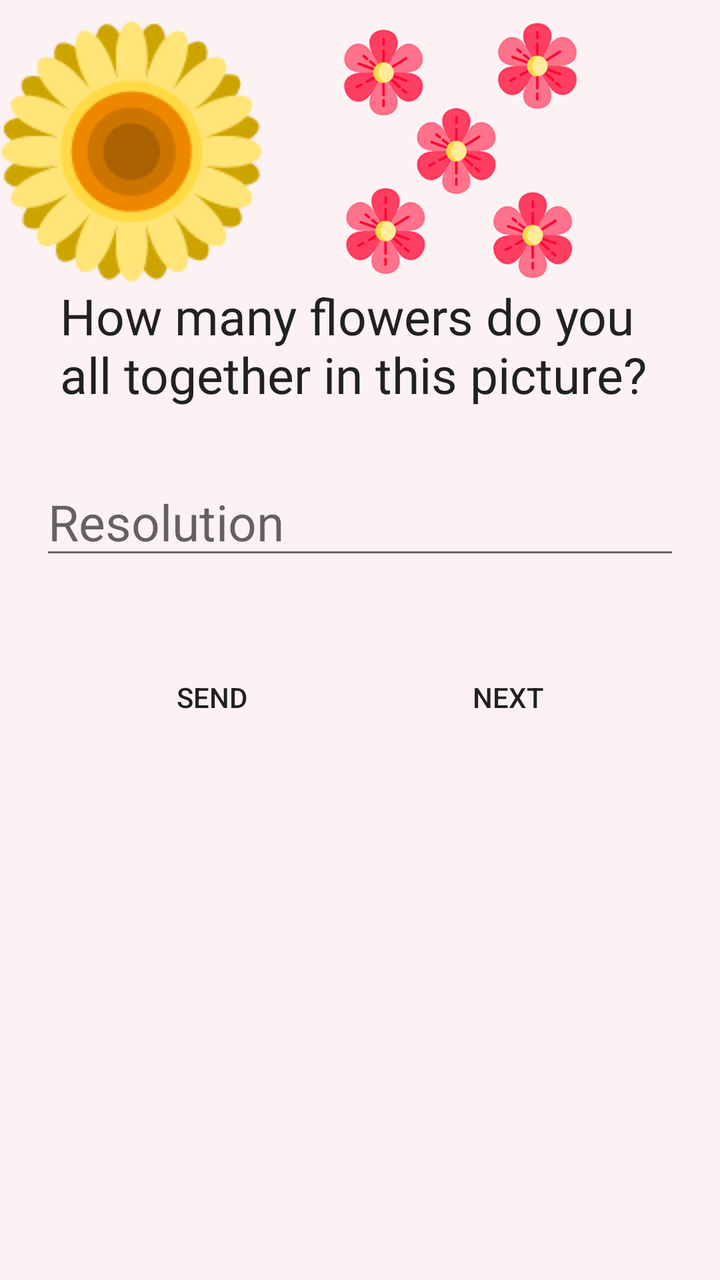
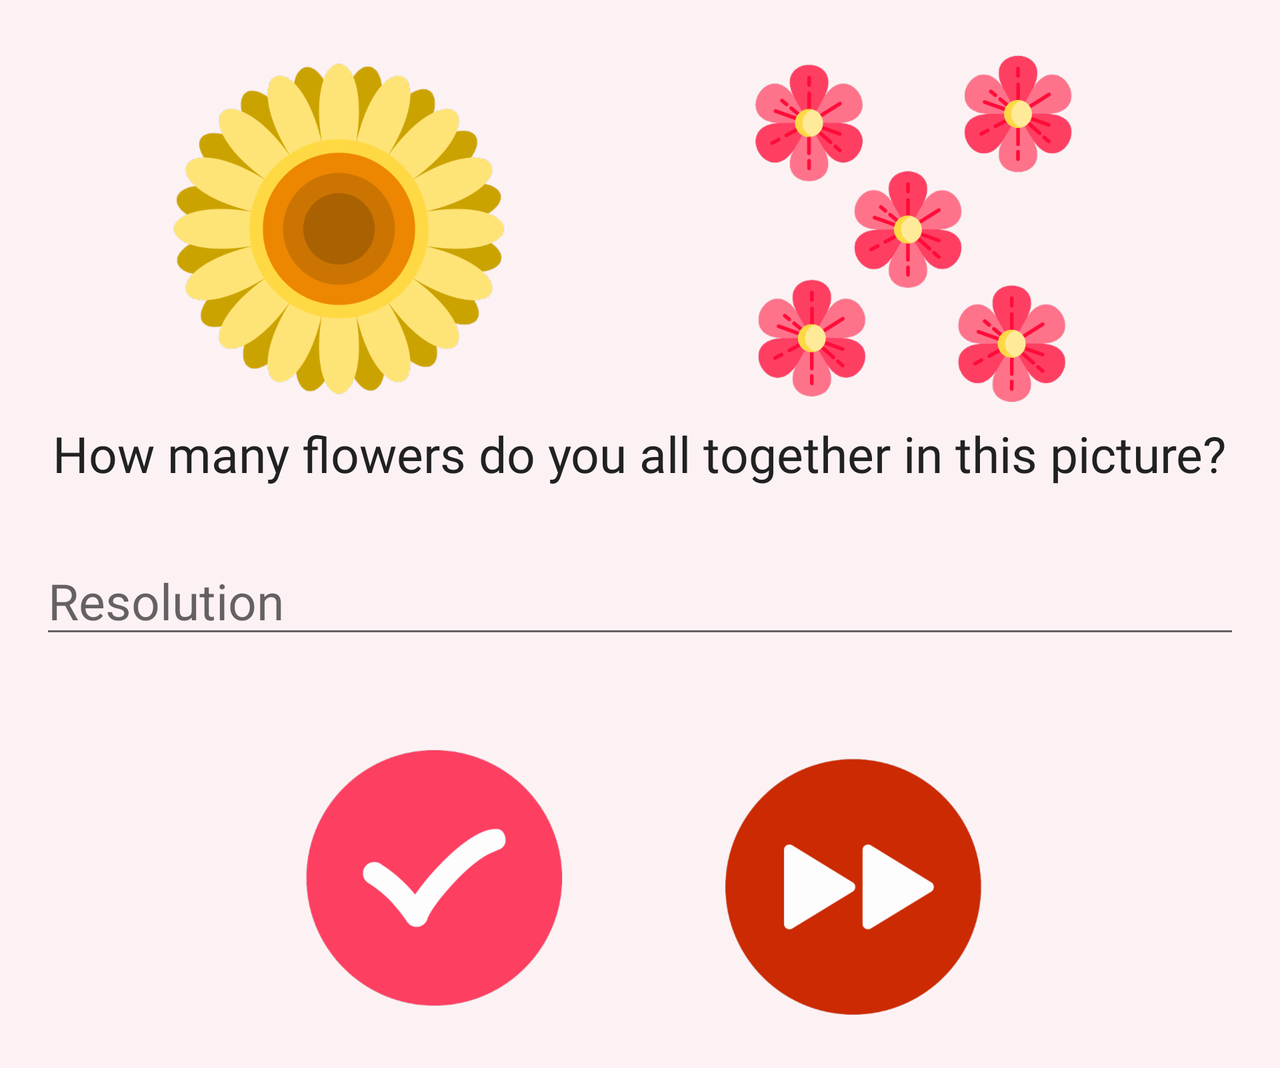

Compare how this app lays out the same screen by default and in its alternative resource folder. The renders come first, then the two layout files and the values they reference.
<!-- AndroidManifest.xml: application theme AppTheme -->
<!-- res/layout/edit_text.xml -->
<?xml version="1.0" encoding="utf-8"?>
<LinearLayout
    xmlns:android="http://schemas.android.com/apk/res/android"
    android:layout_width="match_parent"
    android:layout_height="match_parent"
    android:orientation="vertical">

    <LinearLayout
        xmlns:android="http://schemas.android.com/apk/res/android"
        android:layout_width="match_parent"
        android:layout_height="wrap_content"
        android:layout_marginTop="@dimen/image_margin"
        android:orientation="horizontal">

        <ImageView
            android:id="@+id/questionImage"
            android:layout_width="wrap_content"
            android:layout_height="wrap_content"
            android:src="@drawable/sunflower_one" />

        <ImageView
            android:id="@+id/questionImage2"
            android:layout_width="match_parent"
            android:layout_height="match_parent"
            android:layout_marginRight="@dimen/margin_right"
            android:src="@drawable/flower_five" />

    </LinearLayout>

    <TextView
        android:id="@+id/textQuestion"
        style="@style/Text"
        android:layout_width="wrap_content"
        android:layout_height="wrap_content"
        android:fontFamily="@font/unkemptbold"
        android:text="@string/question3" />

    <EditText
        android:id="@+id/textAnswer"
        style="@style/Numbers"
        android:layout_width="match_parent"
        android:layout_height="wrap_content"
        android:hint="@string/hint" />

    <LinearLayout
        android:layout_width="wrap_content"
        android:layout_height="wrap_content"
        android:layout_gravity="center"
        android:layout_margin="@dimen/button_margin"
        android:orientation="horizontal">

        <Button
            android:id="@+id/send_button"
            style="@style/ButtonLeft"
            android:layout_width="wrap_content"
            android:layout_height="wrap_content"
            android:text="@string/send"
            />

        <Button
            android:id="@+id/next_button"
            style="@style/ButtonRight"
            android:layout_width="wrap_content"
            android:layout_height="wrap_content"
            android:text="@string/next"
            />
    </LinearLayout>

</LinearLayout>
<!-- resources referenced by this layout -->
<resources>
  <dimen name="button_margin">20dp</dimen>
  <dimen name="image_margin">10dp</dimen>
  <dimen name="margin_right">30dp</dimen>
  <!-- drawable flower_five: png bitmap (drawable, 46788 bytes) -->
  <!-- drawable sunflower_one: png bitmap (drawable, 7386 bytes) -->
  <string name="hint">Resolution</string>
  <string name="next">Next</string>
  <string name="question3">How many flowers do you all together in this picture?</string>
  <string name="send">Send</string>
  <style name="ButtonLeft">
          <item name="android:background">@android:color/transparent</item>
          <item name="android:layout_gravity">center_vertical</item>
          <item name="android:layout_marginRight">@dimen/margin_right</item>
      </style>
  <style name="ButtonRight">
          <item name="android:background">@android:color/transparent</item>
          <item name="android:layout_gravity">center_vertical</item>
          <item name="android:layout_marginLeft">@dimen/margin_left</item>
      </style>
  <style name="Numbers">
          <item name="android:inputType">number</item>
          <item name="android:textColor">@color/primary_text</item>
          <item name="android:textSize">25sp</item>
          <item name="android:layout_margin">@dimen/text_margin</item>
      </style>
  <style name="Text">
          <item name="android:textColor">@color/primary_text</item>
          <item name="android:textSize">25sp</item>
          <item name="android:layout_marginLeft">@dimen/margin_left</item>
          <item name="android:layout_marginRight">@dimen/text_margin</item>
          <item name="android:layout_marginBottom">@dimen/margin_bottom</item>
      </style>
  <style name="AppTheme" parent="Theme.AppCompat.Light.NoActionBar">
          
          <item name="colorPrimary">@color/colorPrimary</item>
          <item name="colorPrimaryDark">@color/colorPrimaryDark</item>
          <item name="colorAccent">@color/colorAccent</item>
          <item name="android:colorBackground">@color/color_background</item>
      </style>
  <dimen name="margin_left">30dp</dimen>
  <color name="primary_text">#212121</color>
  <dimen name="text_margin">20dp</dimen>
  <dimen name="margin_bottom">10dp</dimen>
  <color name="colorPrimary">#64ace4</color>
  <color name="colorPrimaryDark">#287db2</color>
  <color name="colorAccent">#e95664</color>
  <color name="color_background">#fcf2f4</color>
</resources>
<!-- res/layout-land/edit_text.xml (the repository's variant of the layout above) -->
<!-- drawn on the phone turned sideways -->
<?xml version="1.0" encoding="utf-8"?>
<ScrollView
    xmlns:android="http://schemas.android.com/apk/res/android"
    android:layout_width="match_parent"
    android:layout_height="match_parent">
<RelativeLayout

    android:layout_width="match_parent"
    android:layout_height="match_parent"
    android:orientation="vertical">

    <LinearLayout
       android:id="@+id/imageLayout"
        android:layout_width="match_parent"
        android:layout_height="wrap_content"
        android:layout_marginTop="@dimen/image_margin"
        android:orientation="horizontal">

        <ImageView
            android:id="@+id/questionImage"
            android:layout_width="wrap_content"
            android:layout_height="wrap_content"
            android:layout_centerInParent="true"
            android:src="@drawable/sunflower"
            android:layout_marginLeft="@dimen/bigLeftMargin"/>

        <ImageView
            android:id="@+id/questionImage2"
            android:layout_width="match_parent"
            android:layout_height="match_parent"
            android:layout_centerInParent="true"
            android:src="@drawable/five" />

    </LinearLayout>

    <TextView
        android:id="@+id/textQuestion"
        style="@style/Text"
        android:layout_width="wrap_content"
        android:layout_height="wrap_content"
        android:layout_below="@id/imageLayout"
        android:layout_centerInParent="true"
        android:fontFamily="@font/unkemptbold"
        android:text="@string/question3" />

    <EditText
        android:id="@+id/textAnswer"
        style="@style/Numbers"
        android:layout_width="match_parent"
        android:layout_height="wrap_content"
        android:layout_below="@id/textQuestion"
        android:layout_centerInParent="true"
        android:hint="@string/hint" />

    <LinearLayout
        android:layout_width="wrap_content"
        android:layout_height="wrap_content"
        android:layout_gravity="center"
        android:layout_margin="@dimen/button_margin"
        android:layout_below="@id/textAnswer"
        android:layout_centerInParent="true"
        android:orientation="horizontal">

        <ImageButton
            android:id="@+id/sendCheck"
            style="@style/ButtonLeft"
            android:src="@drawable/submit"
            android:layout_width="wrap_content"
            android:layout_height="wrap_content"
            android:onClick="sendAnswerButton"
            android:visibility="visible"
            />

        <ImageButton
            android:id="@+id/nextCheck"
            style="@style/ButtonRight"
            android:layout_width="wrap_content"
            android:layout_height="wrap_content"
            android:onClick="nextQuizButton"
            android:src="@drawable/next" />
    </LinearLayout>

</RelativeLayout>
</ScrollView>
<!-- resources referenced by the variant -->
<!-- as the phone turned sideways resolves them -->
<resources>
  <dimen name="bigLeftMargin">70dp</dimen>
  <dimen name="button_margin">20dp</dimen>
  <dimen name="image_margin">10dp</dimen>
  <!-- drawable five: png bitmap (drawable-hdpi, 33819 bytes) -->
  <!-- drawable next: png bitmap (drawable-hdpi, 9927 bytes) -->
  <!-- drawable submit: png bitmap (drawable-hdpi, 10270 bytes) -->
  <!-- drawable sunflower: png bitmap (drawable, 45776 bytes) -->
  <string name="hint">Resolution</string>
  <string name="question3">How many flowers do you all together in this picture?</string>
  <style name="ButtonLeft">
          <item name="android:background">@android:color/transparent</item>
          <item name="android:layout_gravity">center_vertical</item>
          <item name="android:layout_marginRight">@dimen/margin_right</item>
      </style>
  <style name="ButtonRight">
          <item name="android:background">@android:color/transparent</item>
          <item name="android:layout_gravity">center_vertical</item>
          <item name="android:layout_marginLeft">@dimen/margin_left</item>
      </style>
  <style name="Numbers">
          <item name="android:inputType">number</item>
          <item name="android:textColor">@color/primary_text</item>
          <item name="android:textSize">25sp</item>
          <item name="android:layout_margin">@dimen/text_margin</item>
      </style>
  <style name="Text">
          <item name="android:textColor">@color/primary_text</item>
          <item name="android:textSize">25sp</item>
          <item name="android:layout_marginLeft">@dimen/margin_left</item>
          <item name="android:layout_marginRight">@dimen/text_margin</item>
          <item name="android:layout_marginBottom">@dimen/margin_bottom</item>
      </style>
  <style name="AppTheme" parent="Theme.AppCompat.Light.NoActionBar">
          
          <item name="colorPrimary">@color/colorPrimary</item>
          <item name="colorPrimaryDark">@color/colorPrimaryDark</item>
          <item name="colorAccent">@color/colorAccent</item>
          <item name="android:colorBackground">@color/color_background</item>
      </style>
  <dimen name="margin_right">30dp</dimen>
  <dimen name="margin_left">30dp</dimen>
  <color name="primary_text">#212121</color>
  <dimen name="text_margin">20dp</dimen>
  <dimen name="margin_bottom">10dp</dimen>
  <color name="colorPrimary">#64ace4</color>
  <color name="colorPrimaryDark">#287db2</color>
  <color name="colorAccent">#e95664</color>
  <color name="color_background">#fcf2f4</color>
</resources>
